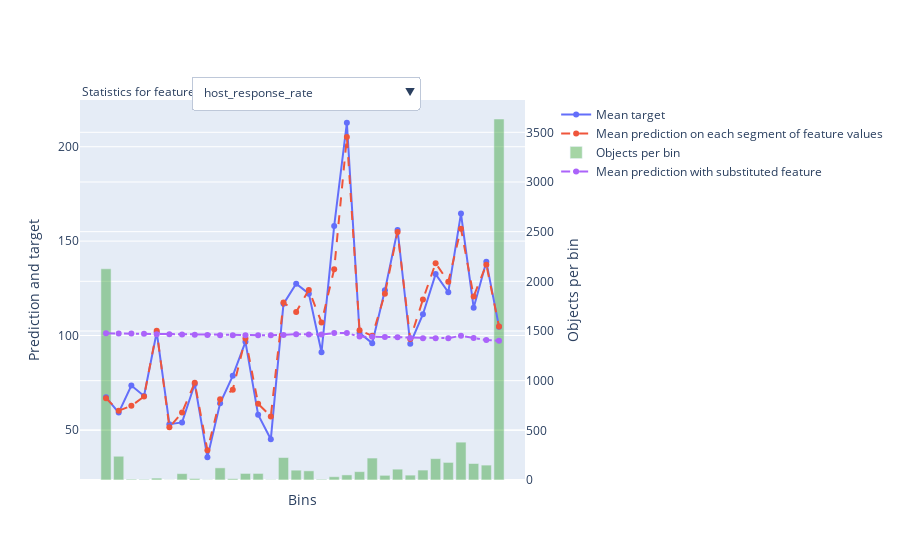

Source (notebook cell):
### Code cell
default_model.calc_feature_statistics(train_pool)
